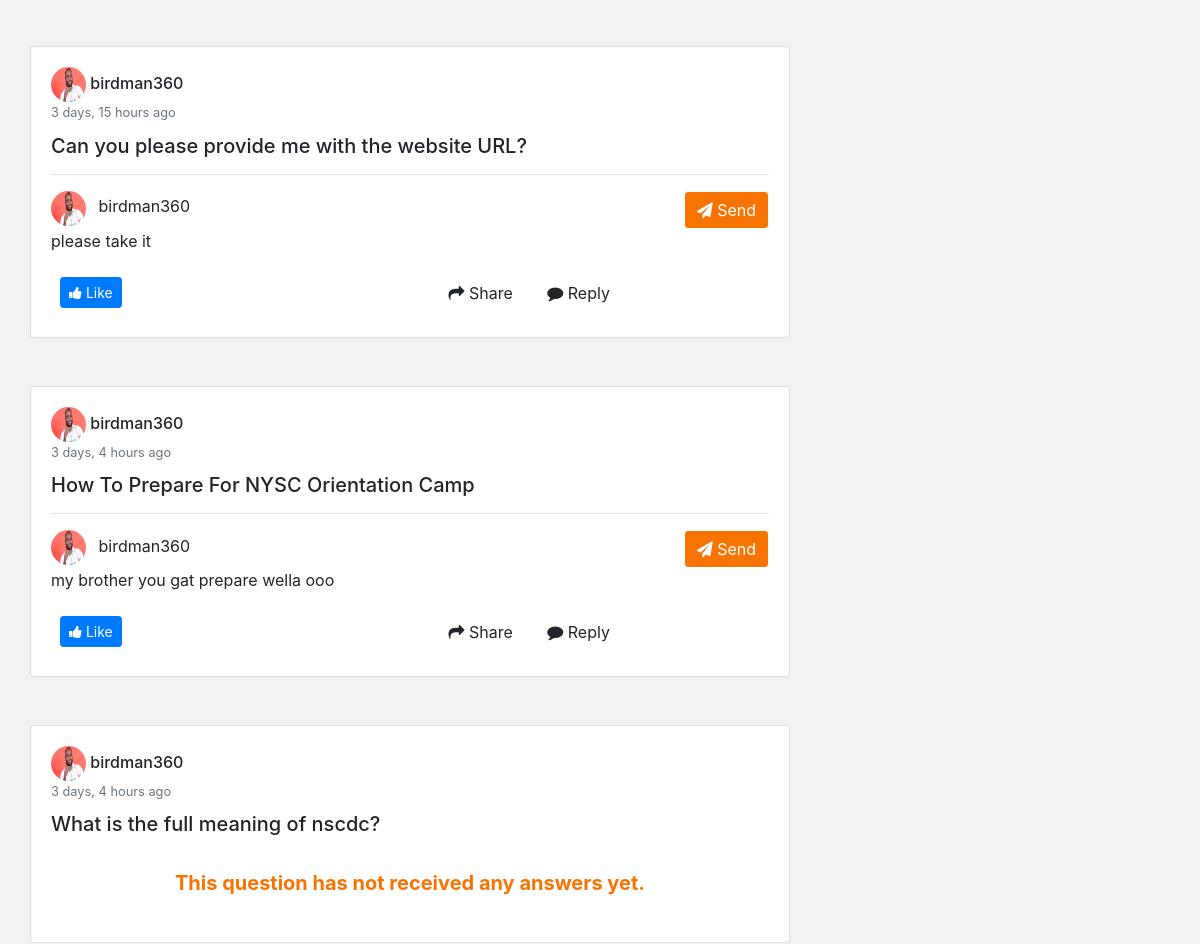
Page /answers (signed in, middle part) on the earlier database version.
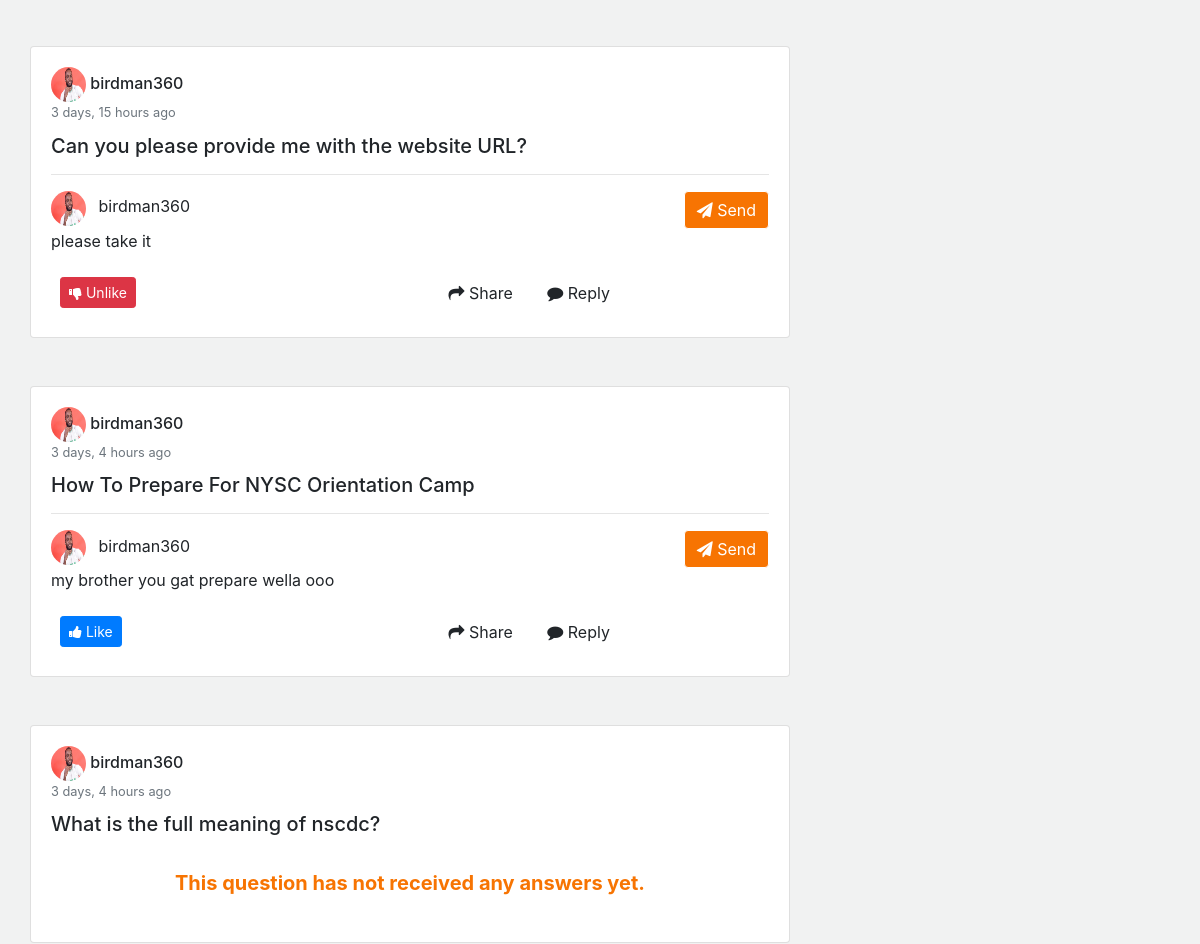
Same page on the later database version.
### answers/models.py (models this page shows, shortened)
class AnswersModel(models.Model):
    question = models.ForeignKey('questions.QuestionsModel', on_delete=models.CASCADE, related_name='question')
    author = models.ForeignKey(User, on_delete=models.CASCADE, related_name='author')
    content = models.TextField(max_length=555)
    likes = models.ManyToManyField(User, blank=True)
    shares = models.IntegerField(default=0)
    reply = models.ForeignKey('questions.QuestionsModel', on_delete=models.CASCADE, related_name='reply', null=True, blank=True)
    send_count = models.IntegerField(default=0)
    date_published = models.DateTimeField(auto_now_add=True, verbose_name='Date Published')
    date_updated = models.DateTimeField(auto_now=True, verbose_name='Date Updated')
    class Meta:
        verbose_name_plural = 'Answers'

### users/models.py (models this page shows, shortened)
class Profile(models.Model):
    user = models.OneToOneField(User, on_delete=models.CASCADE)
    image = models.ImageField(default='default_profile_pic2.png', upload_to=upload_location, blank=True)
    bio = models.TextField(max_length=555, null=True, blank=True)
    interests = models.ManyToManyField(Interests, related_name='interests')
    followers = models.ManyToManyField(User, related_name='followers', blank=True)
    following = models.ManyToManyField(User, related_name='following', blank=True)
    date_created = models.DateTimeField(auto_now_add=True)
    date_updated = models.DateTimeField(auto_now=True)

### answers/views.py (the view)
# urls.py: path('', answers_all, name='answers'),
def answers_all(request):
    questions_all = QuestionsModel.objects.all()
    if request.user.is_authenticated:
        questions = questions_all.filter(author=request.user)
        context = {'questions': questions}
        return render(request, 'answers/all.html', context)
    else:
        context = {'questions': questions_all}
        return render(request, 'answers/all_none_users.html', context)

### questions/models.py (called while the page is built)
    def get_answers(self):
        answers = AnswersModel.objects.filter(question=self)
        return answers

### answers/templates/answers/all.html (shortened to what this page needs)
{% extends 'base.html' %}
{% load static %}
{% load humanize %}
{% block content %}
{% for question in questions %}
  {% include 'answers/all_answers.html' %}
{% endfor %}
{% endblock content %}
{% block aside %}
      {% include 'aside.html' %}
{% endblock aside %}

### answers/templates/answers/all_answers.html
{% load static %}
{% load humanize %}
<div class="row mb-5">
<div class="card w-100">
      <div class="card-body">
        <h6 class="card-title">
          <img style="height:35px; width:35px;" class="img-fluid rounded-circle" src="{{question.author.profile.image.url}}">
          {{question.author.username}}
            <div class="row">
                <div class="col">
                    <small class="text-muted">{{question.date_published|naturaltime}}</small>
                </div>
            </div>
        </h6>
        <h5>
          {{question.title|truncatewords:100}}
        </h5>
        {% for answer in question.get_answers %}
              <hr>
          <div class="row">
                <div class="col text-left">
                    <img style="height:35px; width:35px;" class="img-fluid rounded-circle" src="{{answer.author.profile.image.url}}">
                    <span class="ml-2"> {{answer.author.username}} </span>
                </div>
                <div class="col text-right">
                    <button type="button" style="background-color: #F77402; color: white; border-color: white" class="btn btn-primary"  data-toggle="modal" data-target="#send_to_category">
                    <i class="fa fa-paper-plane"></i>    Send
                    </button>
                </div>
          </div>
            <p class="card-text"> {{answer.content}}  </p>
          <div class="row">
            <div class="col m-2 pl-3">
                <form action="{% url 'answers:like_answer' answer.id%}">
                    {% if user in answer.likes.all %}
                    <button class="btn btn-sm btn-danger"> <i class="fa fa-thumbs-down"></i> Unlike </button>
                    {% else %}
                    <button class="btn btn-sm btn-primary"> <i class="fa fa-thumbs-up"></i> Like </button>
                    {% endif %}
                </form>
            </div>
            <div class="col m-2 p-1">
                <div class="col d-inline"> <i class="fa fa-share"></i> Share</div>
                <div class="col d-inline"><i class="fa fa-comment"></i> Reply</div>
            </div>
          </div>
          {% empty %}
          <div class="text-center p-4" style="color: #F77402; font-weight: bold; font-size: 20px;">
              This question has not received any answers yet.
          </div>
        {% endfor %}
   </div>
</div>
</div>

Differences in the rows shown:
changed AnswersModel "please take it": text "Like" → "Unlike"
